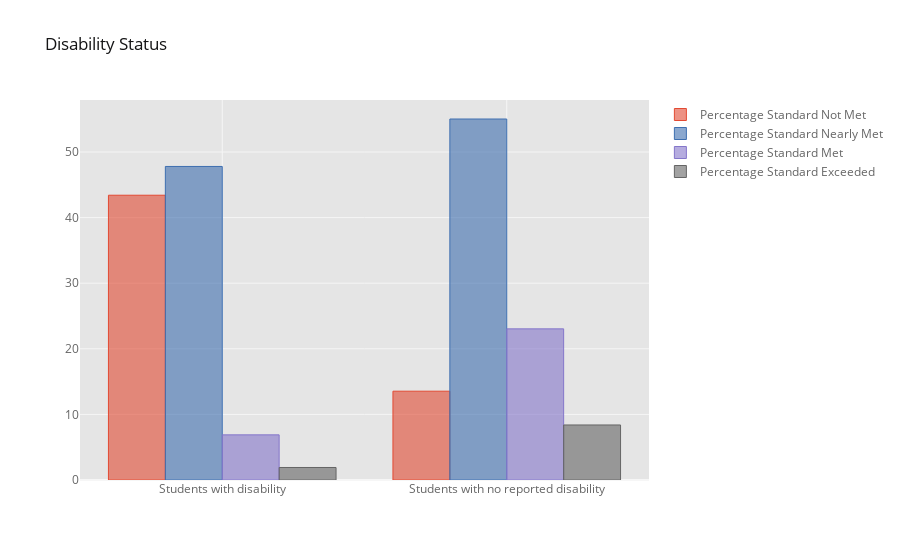

The notebook cell saved with this chart:
### Code cell
stackedbar_interactive(df_county, 'Disability Status')

### Figure 1 — Plotly figure (JSON) as saved in the notebook; plotly's stock layout.template omitted (floating-point values rounded to 4 significant figures)
{"data": [{"marker": {"color": "rgba(226, 74, 51, 0.6)", "line": {"color": "rgba(226, 74, 51, 1.0)", "width": 1}}, "name": "Percentage Standard Not Met", "orientation": "v", "text": "", "type": "bar", "x": ["Students with disability", "Students with no reported disability"], "y": [43.41, 13.54]}, {"marker": {"color": "rgba(62, 111, 176, 0.6)", "line": {"color": "rgba(62, 111, 176, 1.0)", "width": 1}}, "name": "Percentage Standard Nearly Met", "orientation": "v", "text": "", "type": "bar", "x": ["Students with disability", "Students with no reported disability"], "y": [47.8, 55.03]}, {"marker": {"color": "rgba(132, 118, 202, 0.6)", "line": {"color": "rgba(132, 118, 202, 1.0)", "width": 1}}, "name": "Percentage Standard Met", "orientation": "v", "text": "", "type": "bar", "x": ["Students with disability", "Students with no reported disability"], "y": [6.88, 23.04]}, {"marker": {"color": "rgba(101, 101, 101, 0.6)", "line": {"color": "rgba(101, 101, 101, 1.0)", "width": 1}}, "name": "Percentage Standard Exceeded", "orientation": "v", "text": "", "type": "bar", "x": ["Students with disability", "Students with no reported disability"], "y": [1.908, 8.388]}], "layout": {"legend": {"bgcolor": "#FFFFFF", "font": {"color": "#666666"}}, "paper_bgcolor": "#FFFFFF", "plot_bgcolor": "#E5E5E5", "title": {"font": {"color": "#151516"}, "text": "Disability Status"}, "xaxis": {"gridcolor": "#F6F6F6", "showgrid": true, "tickfont": {"color": "#666666"}, "title": {"font": {"color": "#666666"}, "text": ""}, "zerolinecolor": "#F6F6F6"}, "yaxis": {"gridcolor": "#F6F6F6", "showgrid": true, "tickfont": {"color": "#666666"}, "title": {"font": {"color": "#666666"}, "text": ""}, "zerolinecolor": "#F6F6F6"}}}
